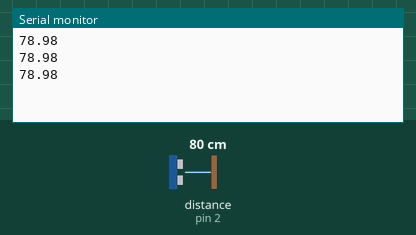
The sketch below on a simulated Arduino Uno, built with avr-gcc and run on an emulated ATmega328P. On the bench: the last lines printed to the serial monitor. Wiring (inferred from the names in the program): ultrasonic range finder: trigger pin 3; echo pin 2. Inputs (shaded band) come from the test bench; at power-on: distance to the obstacle (sensor on pin 2) 80 cm. The echo pulse lasts 58.3 µs per cm.

Above: at 1.3 s.
1.4 s: distance to the obstacle (sensor on pin 2) set to 2 cm
At 1.9 s:
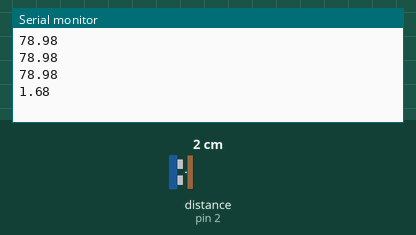
2.9 s: distance to the obstacle (sensor on pin 2) set to 4 cm
At 3.4 s:
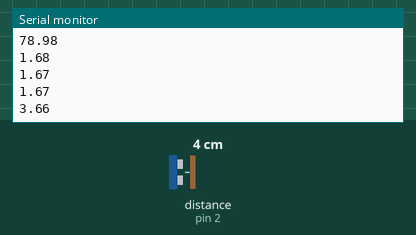
Timing chart, 0 to 5.9 s (numbered marks = the images above; inputs shaded):
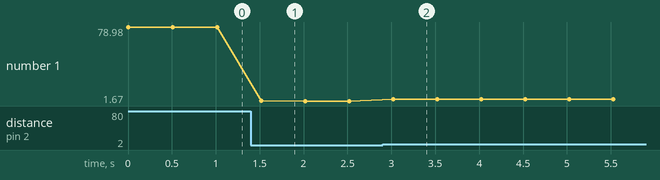

Measured:
- after the input at 1.4 s, the serial monitor: prints a new line after 0.12 s (image 1)
- after the input at 2.9 s, the serial monitor: prints a new line after 0.12 s (image 2)
- plotted number 1: 78.98 → 1.67 after the input at 1.4 s, 1.67 → 3.66 after the input at 2.9 s

The sketch:

serial_com.c.ino
```cpp
// https://rb-station.com/blogs/article/hc-sr04-arduino
int TRIG = 3;
int ECHO = 2;

double duration = 0;
double distance = 0;
double speed_of_sound = 331.5 + 0.6 * 25; // 音速(秒速) 25℃の気温の想定

void setup() {
  Serial.begin( 9600 );     // シリアル通信を初期化する。通信速度は9600bps

  pinMode(ECHO, INPUT );
  pinMode(TRIG, OUTPUT );
}

void loop() {
  digitalWrite(TRIG, LOW);
  delayMicroseconds(2);
  digitalWrite( TRIG, HIGH );
  delayMicroseconds( 10 );
  digitalWrite( TRIG, LOW );
  duration = pulseIn( ECHO, HIGH ); // 往復にかかった時間が返却される[マイクロ秒]

  if (duration > 0) {
    // duration = duration / 2; // 往路にかかった時間
    // distance = duration * speed_of_sound * 100 / 1000000;
    distance = duration * 0.034 / 2;  // SpeedOfSound = 34cm/ms
    // Serial.print("Distance:");
    Serial.println(distance);
    // Serial.println(" cm");
  }

  delay(500);
}
```
